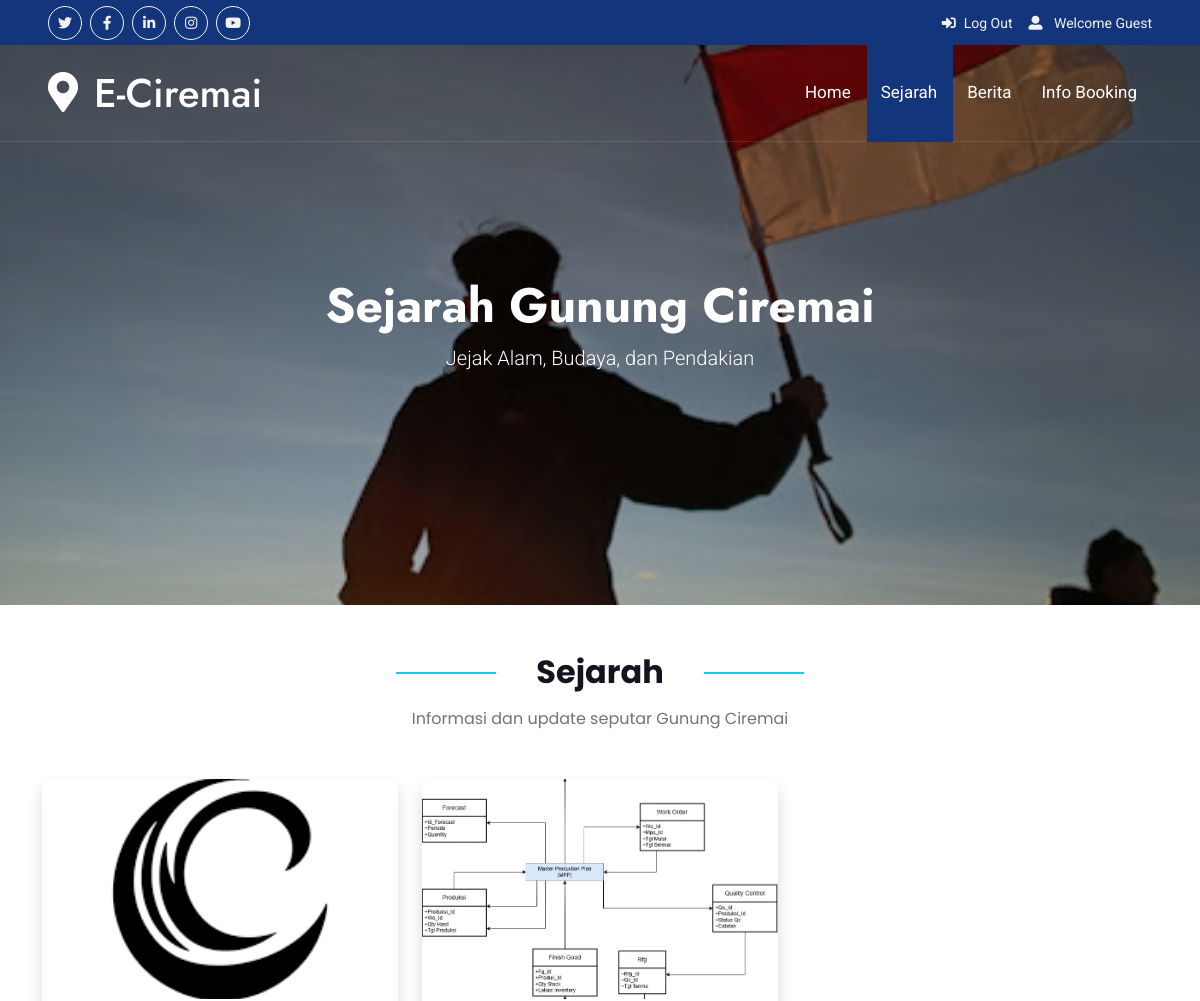
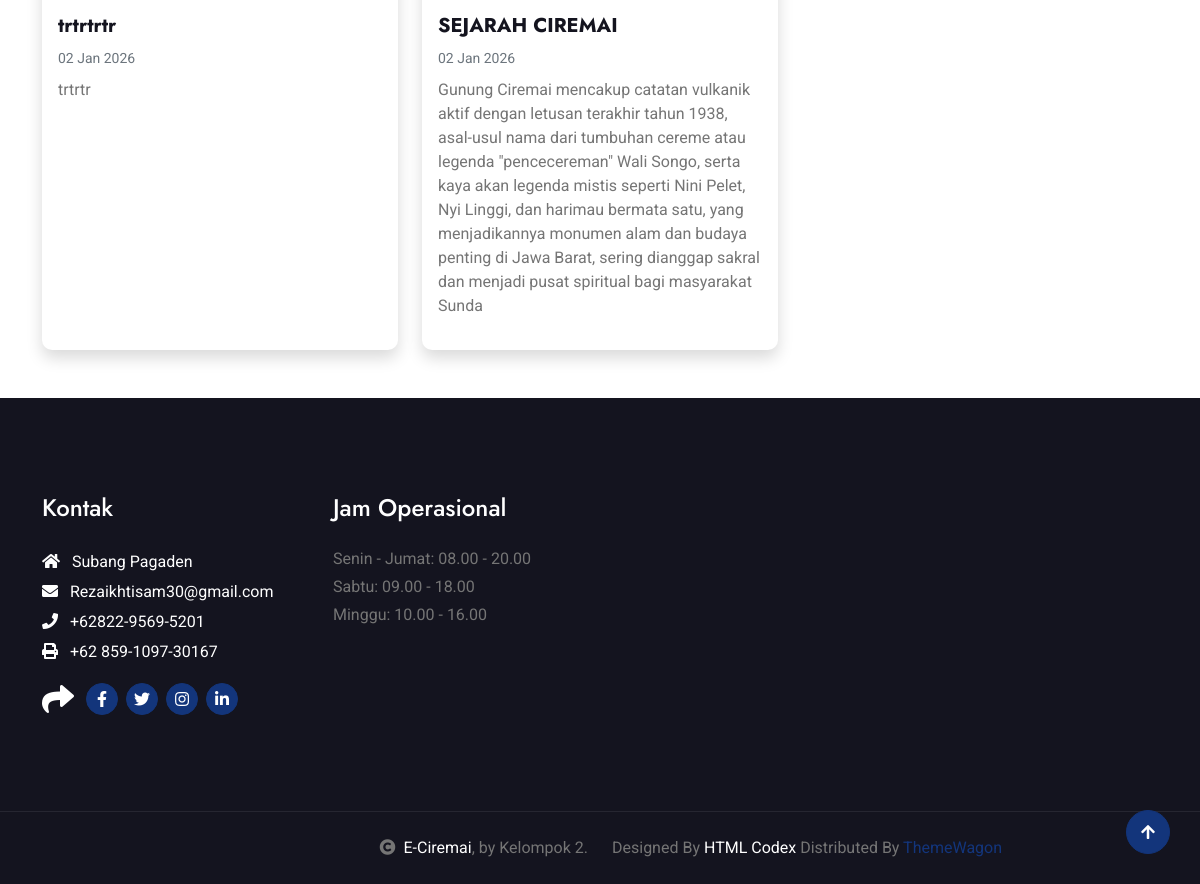
Page /sejarah.php on the committed database (2 pictures, top to bottom).
### tables this page shows
CREATE TABLE `sejarah_ciremai` (
  `id` int(11) NOT NULL,
  `judul` varchar(150) DEFAULT NULL,
  `ringkas` text DEFAULT NULL,
  `konten` text DEFAULT NULL,
  `gambar` varchar(255) DEFAULT NULL,
  `created_at` datetime DEFAULT current_timestamp()
);

### sejarah.php (the view, shortened to what this page needs)
<?php include_once("header.php"); ?>
<div class="container-fluid position-relative p-0">
    <nav class="navbar navbar-expand-lg navbar-light px-4 px-lg-5 py-3 py-lg-0">
        <a href="home.php" class="navbar-brand p-0">
            <h1 class="m-0">
                <i class="fa fa-map-marker-alt me-3"></i>E-Ciremai
            </h1>
        </a>
        <div class="collapse navbar-collapse" id="navbarCollapse">
            <div class="navbar-nav ms-auto py-0">
                <a href="home.php" class="nav-item nav-link">Home</a>
                <a href="sejarah.php" class="nav-item nav-link active">Sejarah</a>
                <a href="berita.php" class="nav-item nav-link">Berita</a>
                <a href="info_booking.php" class="nav-item nav-link">Info Booking</a>
            </div>
        </div>
    </nav>
</div>
<div class="container-fluid text-white d-flex align-items-center"
     style="
        min-height: 70vh;
        background:
        linear-gradient(rgba(0, 0, 0, 0.16), rgba(0, 0, 0, 0.16)),
        url('img/084b6fbb10729ed4da8c3d3f5a3ae7c9.jpg') center/cover no-repeat;
     ">
    <div class="container text-center">
        <h1 class="display-5 fw-bold text-white">Sejarah Gunung Ciremai</h1>
        <p class="lead mb-0">Jejak Alam, Budaya, dan Pendakian</p>
    </div>
</div>
<div class="container my-5">
    <div class="text-center mb-5">
    <h2 class="fw-bold text-primary-emphasis"
        style="font-family: 'Poppins', sans-serif; position: relative; display: inline-block; padding: 0 20px;">
        Sejarah
        <span style="
            position:absolute;
            top:50%;
            left:-120px;
            width:100px;
            height:2px;
            background:#0dcaf0;">
        </span>
        <span style="
            position:absolute;
            top:50%;
            right:-120px;
            width:100px;
            height:2px;
            background:#0dcaf0;">
        </span>
    </h2>
    <p class="text-muted mt-2"
       style="font-family: 'Poppins', sans-serif;">
        Informasi dan update seputar Gunung Ciremai
    </p>
</div>
    <div class="row g-4">
        <?php
        $q = mysqli_query($koneksi, "
            SELECT * FROM sejarah_ciremai
            ORDER BY created_at DESC
        ");
        while ($d = mysqli_fetch_assoc($q)):
        ?>
        <div class="col-md-4">
            <div class="card h-100 shadow border-0">
                <img src="img/sejarah/<?= $d['gambar']; ?>"
                     class="card-img-top"
                     style="height:220px; object-fit:cover;">
                <div class="card-body">
                    <h5 class="fw-bold"><?= $d['judul']; ?></h5>
                    <small class="text-muted">
                        <?= date('d M Y', strtotime($d['created_at'])); ?>
                    </small>
                    <p class="mt-2"><?= nl2br($d['ringkas']); ?></p>
                </div>
            </div>
        </div>
        <?php endwhile; ?>
    </div>
</div>
<?php include_once("footer.php"); ?>

### css/style.css (style rules this page uses)
.navbar-light .navbar-nav .nav-link { font-family: 'Roboto', sans-serif; position: relative; padding: 35px 15px; color: var(--bs-white) !important; font-size: 17px; font-weight: 400; outline: none; transition: .5s; }
.navbar-light .navbar-nav .nav-link:hover, .navbar-light .navbar-nav .nav-link.active { color: var(--bs-white) !important; }
.navbar-light .navbar-brand h1 { color: var(--bs-white); }
@media (min-width: 992px) { .navbar-light { position: absolute; width: 100%; top: 0; left: 0; border-bottom: 1px solid rgba(255, 255, 255, .1); z-index: 999; } }
@media (min-width: 992px) { .navbar-light .navbar-nav .nav-link::before { position: absolute; content: ""; width: 100%; height: 0; bottom: -1px; left: 0; background: var(--bs-primary); transition: .5s; z-index: -1; } }
@media (min-width: 992px) { .navbar-light .navbar-nav .nav-link:hover::before, .navbar-light .navbar-nav .nav-link.active::before { height: calc(100% + 1px); left: 1px; } }

### rows in the picture
sejarah_ciremai: gambar (picture), judul "trtrtrtr", created_at "02 Jan 2026", ringkas "trtrtr"
sejarah_ciremai: gambar (picture), judul "SEJARAH CIREMAI", created_at "02 Jan 2026", ringkas "Gunung Ciremai mencakup catatan vulkanik aktif dengan letusan terakhir tahun 1938, asal-usul nama dari tumbuhan cereme atau legenda \"pencecereman\" Wali Songo, serta kaya akan legenda mistis seperti Nini Pelet, Nyi Linggi, dan harimau bermata satu, yang menjadikannya monumen alam dan budaya penting di Jawa Barat, sering dianggap sakral dan menjadi pusat spiritual bagi masyarakat Sunda"

### other values in the picture
$_SESSION['username'] "Guest"
